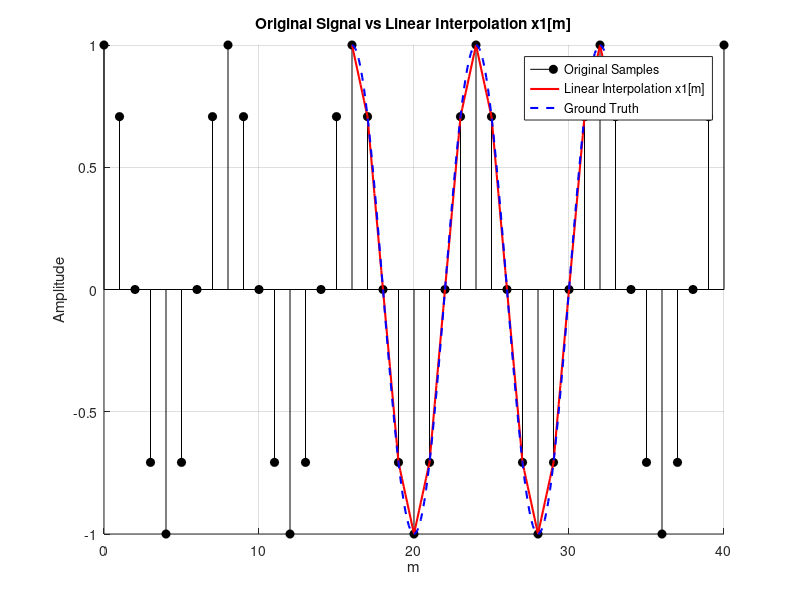
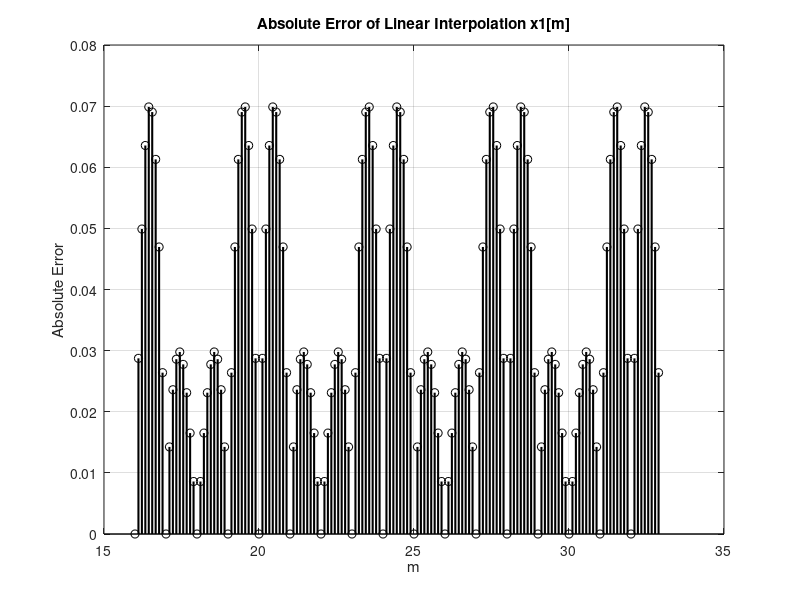

The MATLAB source for these figures, in order:
%% Tham số đầu vào
phi = 0;                   % Phi = 0 (mod(d,5)/5)
Ts = 1;                   % Lấy Ts = 1 cho đơn giản (không ảnh hưởng kết quả)
m = 0:40;                 % Vùng tín hiệu rộng
x = cos(2*pi*(m*Ts/(8*Ts) + phi)); % Tín hiệu x1[m] với f_sampling = 8*f_signal

mu_set = 0:1/9:8/9;       % Các giá trị mu
m_interp = 16:32;         % Vùng nội suy

%% Hàm mẫu thật (ground truth)
t_true = m_interp' + mu_set;  % Các thời điểm thực
x_true = cos(2*pi*(t_true/8) + phi); % Hàm gốc tại các điểm nội suy

%% Nội suy tuyến tính
x_linear = zeros(length(m_interp), length(mu_set));
for k = 1:length(m_interp)
    for i = 1:length(mu_set)
        mu = mu_set(i);
        n = m_interp(k)+1;
        x_linear(k,i) = mu*x(n+1) + (1-mu)*x(n);
    end
end

%% Tính lỗi
err_linear = (x_linear - x_true).^2;

MSE_linear = mean(err_linear(:));

fprintf('Mean Squared Errors:\n');
fprintf('- Linear      : %.6f\n', MSE_linear);

x_linear_row = reshape(x_linear.', [], 1);
x_true_row   = reshape(x_true.', [], 1);

% Trục thời gian của tín hiệu đã lấy mẫu (discrete)
t_sampled = m;

% Trục thời gian sau nội suy
t_interp = reshape(t_true.', [], 1);  % Flatten theo hàng

figure;
hold on;
grid on;

% Vẽ tín hiệu mẫu (gốc) dạng stem
stem(t_sampled, x, 'k', 'filled', 'DisplayName', 'Original Samples');

% Vẽ tín hiệu sau nội suy dạng đường liên tục
plot(t_interp, x_linear_row, 'r', 'LineWidth', 1.5, 'DisplayName', 'Linear Interpolation x1[m]');

% Vẽ giá trị thực (ground truth) nếu muốn so sánh
plot(t_interp, x_true_row, '--b', 'LineWidth', 1.5, 'DisplayName', 'Ground Truth');

% Cài đặt biểu đồ
xlabel('m');
ylabel('Amplitude');
legend;
title('Original Signal vs Linear Interpolation x1[m]');

figure;
stem(t_interp, abs(x_linear_row - x_true_row), 'black', 'LineWidth', 1.5);
xlabel('m');
ylabel('Absolute Error');
title('Absolute Error of Linear Interpolation x1[m]');
grid on;



